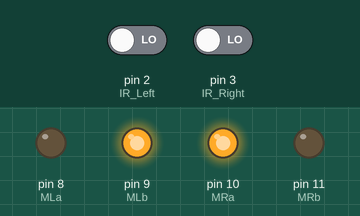
The sketch below on a simulated Arduino Uno, built with avr-gcc and run on an emulated ATmega328P. Shown: output pins drawn as LEDs (lit = HIGH). Inputs (shaded band) come from the test bench; at power-on: pin 2 (IR_Left) LOW, pin 3 (IR_Right) LOW.

Above: at 1.2 s.
1.3 s: pin 2 (IR_Left) driven HIGH
At 1.7 s:
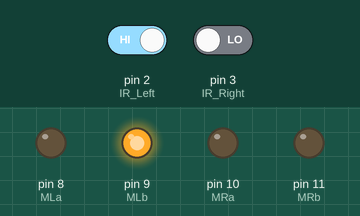
2.8 s: pin 3 (IR_Right) driven HIGH
At 4.0 s:
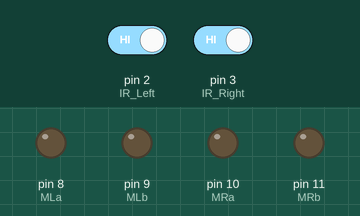
4.3 s: pin 2 (IR_Left) driven LOW
At 5.2 s:
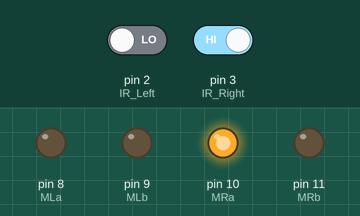
5.8 s: pin 3 (IR_Right) driven LOW
At 6.4 s:
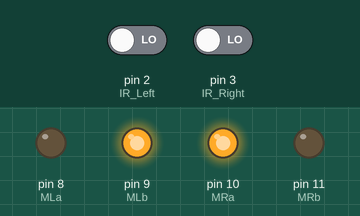
Timing chart, 0 to 8.3 s (numbered marks = the images above; inputs shaded):
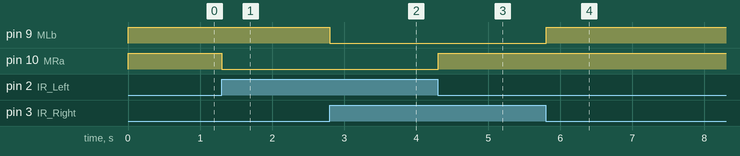

Measured:
- after the input at 1.3 s, pin 10 (MRa): HIGH → LOW at once
- after the input at 2.8 s, pin 9 (MLb): HIGH → LOW at once
- after the input at 4.3 s, pin 10 (MRa): LOW → HIGH at once
- after the input at 5.8 s, pin 9 (MLb): LOW → HIGH at once

The sketch:

Human_Following_Robot.ino
```cpp
// ----------------------------
// ----------------------------
// Motor driver pin definitions
// ----------------------------
#define MLa 8   // Left motor pin 1
#define MLb 9   // Left motor pin 2
#define MRa 10  // Right motor pin 1
#define MRb 11  // Right motor pin 2


// ----------------------------
// IR sensor pin definitions
// ----------------------------
int IR_Left = 2;   // Left IR sensor
int IR_Right = 3;  // Right IR sensor


void setup() {
  // Set IR sensor pins as input
  pinMode(IR_Left, INPUT);
  pinMode(IR_Right, INPUT);


  // Set motor driver pins as output
  pinMode(MLa, OUTPUT);
  pinMode(MLb, OUTPUT);
  pinMode(MRa, OUTPUT);
  pinMode(MRb, OUTPUT);
}


void loop() {
  int leftVal = digitalRead(IR_Left);
  int rightVal = digitalRead(IR_Right);


  if (leftVal == HIGH && rightVal == HIGH) {
    // Case 1: No human detected → Stop
    digitalWrite(MLa, LOW);
    digitalWrite(MLb, LOW);
    digitalWrite(MRa, LOW);
    digitalWrite(MRb, LOW);
  }
  else if (leftVal == LOW && rightVal == HIGH) {
    // Case 2: Human detected on LEFT → Turn Left
    digitalWrite(MLa, LOW);   // Left motor OFF
    digitalWrite(MLb, LOW);
    digitalWrite(MRa, HIGH);  // Right motor ON
    digitalWrite(MRb, LOW);
  }
  else if (leftVal == HIGH && rightVal == LOW) {
    // Case 3: Human detected on RIGHT → Turn Right
    digitalWrite(MLa, LOW);   // Left motor ON
    digitalWrite(MLb, HIGH);
    digitalWrite(MRa, LOW);   // Right motor OFF
    digitalWrite(MRb, LOW);
  }
  else if (leftVal == LOW && rightVal == LOW) {
    // Case 4: Human detected in CENTER → Move Forward
    digitalWrite(MLa, LOW);   // Left motor forward
    digitalWrite(MLb, HIGH);
    digitalWrite(MRa, HIGH);  // Right motor forward
    digitalWrite(MRb, LOW);
  }


  delay(50);  // Small delay to stabilize motor response
}
```
